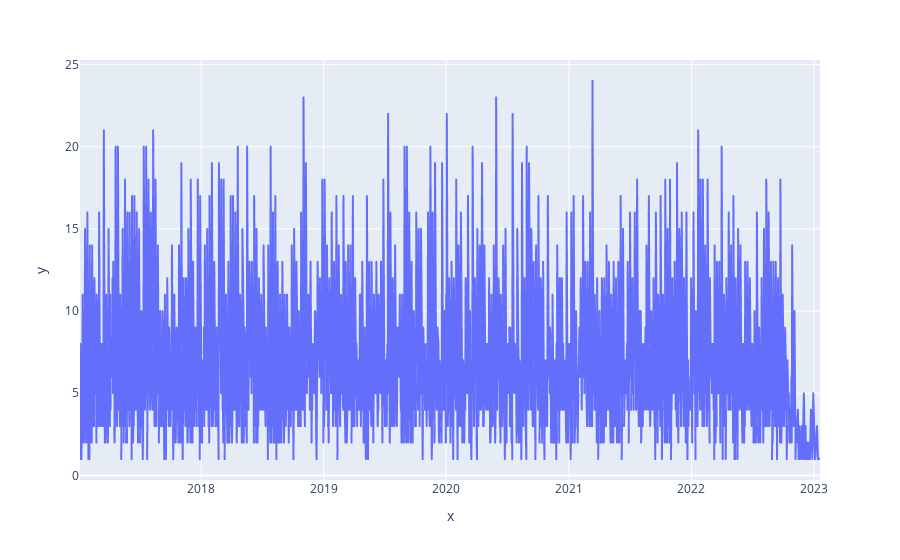

The cell this chart's notebook holds for it:
### Code cell
px.line(x=variables.keys(), y=variables)

### Figure 1 — Plotly figure (JSON) as saved in the notebook; plotly's stock layout.template omitted (floating-point values rounded to 4 significant figures; data arrays with more than 128 entries replaced by an {"elided": "..."} marker saying what was removed)
{"data": [{"hovertemplate": "x=%{x}<br>y=%{y}<extra></extra>", "legendgroup": "", "line": {"color": "#636efa", "dash": "solid"}, "marker": {"symbol": "circle"}, "mode": "lines", "name": "", "showlegend": false, "type": "scattergl", "x": {"elided": "1550 str values"}, "xaxis": "x", "y": {"elided": "1550 int values"}, "yaxis": "y"}], "layout": {"legend": {"tracegroupgap": 0}, "margin": {"t": 60}, "xaxis": {"anchor": "y", "domain": [0, 1], "title": {"text": "x"}}, "yaxis": {"anchor": "x", "domain": [0, 1], "title": {"text": "y"}}}}
